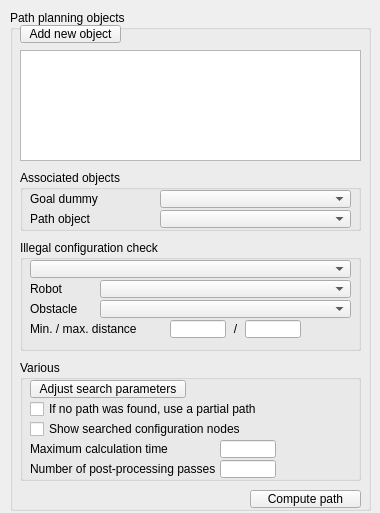
<?xml version="1.0" encoding="UTF-8"?>
<ui version="4.0">
 <class>CQDlgPathPlanning</class>
 <widget class="QDialog" name="CQDlgPathPlanning">
  <property name="geometry">
   <rect>
    <x>0</x>
    <y>0</y>
    <width>380</width>
    <height>513</height>
   </rect>
  </property>
  <property name="windowTitle">
   <string>Path Planning</string>
  </property>
  <property name="locale">
   <locale language="English" country="UnitedStates"/>
  </property>
  <widget class="QGroupBox" name="groupBox">
   <property name="geometry">
    <rect>
     <x>10</x>
     <y>10</y>
     <width>361</width>
     <height>501</height>
    </rect>
   </property>
   <property name="title">
    <string>Path planning objects</string>
   </property>
   <property name="flat">
    <bool>true</bool>
   </property>
   <widget class="QToolButton" name="qqAddNew">
    <property name="geometry">
     <rect>
      <x>10</x>
      <y>15</y>
      <width>101</width>
      <height>18</height>
     </rect>
    </property>
    <property name="focusPolicy">
     <enum>Qt::StrongFocus</enum>
    </property>
    <property name="text">
     <string>Add new object</string>
    </property>
   </widget>
   <widget class="QListWidget" name="qqList">
    <property name="geometry">
     <rect>
      <x>10</x>
      <y>40</y>
      <width>341</width>
      <height>111</height>
     </rect>
    </property>
   </widget>
   <widget class="QGroupBox" name="groupBox_2">
    <property name="geometry">
     <rect>
      <x>10</x>
      <y>160</y>
      <width>341</width>
      <height>61</height>
     </rect>
    </property>
    <property name="title">
     <string>Associated objects</string>
    </property>
    <property name="flat">
     <bool>true</bool>
    </property>
    <widget class="QLabel" name="label">
     <property name="geometry">
      <rect>
       <x>10</x>
       <y>20</y>
       <width>131</width>
       <height>18</height>
      </rect>
     </property>
     <property name="text">
      <string>Goal dummy</string>
     </property>
    </widget>
    <widget class="QComboBox" name="qqGoalCombo">
     <property name="geometry">
      <rect>
       <x>140</x>
       <y>20</y>
       <width>191</width>
       <height>18</height>
      </rect>
     </property>
    </widget>
    <widget class="QLabel" name="label_2">
     <property name="geometry">
      <rect>
       <x>10</x>
       <y>40</y>
       <width>131</width>
       <height>18</height>
      </rect>
     </property>
     <property name="text">
      <string>Path object</string>
     </property>
    </widget>
    <widget class="QComboBox" name="qqPathCombo">
     <property name="geometry">
      <rect>
       <x>140</x>
       <y>40</y>
       <width>191</width>
       <height>18</height>
      </rect>
     </property>
    </widget>
   </widget>
   <widget class="QGroupBox" name="groupBox_3">
    <property name="geometry">
     <rect>
      <x>10</x>
      <y>230</y>
      <width>341</width>
      <height>111</height>
     </rect>
    </property>
    <property name="title">
     <string>Illegal configuration check</string>
    </property>
    <property name="flat">
     <bool>true</bool>
    </property>
    <widget class="QComboBox" name="qqCheckTypeCombo">
     <property name="geometry">
      <rect>
       <x>10</x>
       <y>20</y>
       <width>321</width>
       <height>18</height>
      </rect>
     </property>
    </widget>
    <widget class="QLabel" name="label_3">
     <property name="geometry">
      <rect>
       <x>10</x>
       <y>80</y>
       <width>131</width>
       <height>18</height>
      </rect>
     </property>
     <property name="text">
      <string>Min. / max. distance</string>
     </property>
    </widget>
    <widget class="QLineEdit" name="qqMinDist">
     <property name="geometry">
      <rect>
       <x>150</x>
       <y>80</y>
       <width>56</width>
       <height>18</height>
      </rect>
     </property>
    </widget>
    <widget class="QLineEdit" name="qqMaxDist">
     <property name="geometry">
      <rect>
       <x>225</x>
       <y>80</y>
       <width>56</width>
       <height>18</height>
      </rect>
     </property>
    </widget>
    <widget class="QLabel" name="label_4">
     <property name="geometry">
      <rect>
       <x>10</x>
       <y>40</y>
       <width>71</width>
       <height>18</height>
      </rect>
     </property>
     <property name="text">
      <string>Robot</string>
     </property>
    </widget>
    <widget class="QComboBox" name="qqRobotCombo">
     <property name="geometry">
      <rect>
       <x>80</x>
       <y>40</y>
       <width>251</width>
       <height>18</height>
      </rect>
     </property>
    </widget>
    <widget class="QLabel" name="label_5">
     <property name="geometry">
      <rect>
       <x>10</x>
       <y>60</y>
       <width>71</width>
       <height>18</height>
      </rect>
     </property>
     <property name="text">
      <string>Obstacle</string>
     </property>
    </widget>
    <widget class="QComboBox" name="qqObstacleCombo">
     <property name="geometry">
      <rect>
       <x>80</x>
       <y>60</y>
       <width>251</width>
       <height>18</height>
      </rect>
     </property>
    </widget>
    <widget class="QLabel" name="label_6">
     <property name="geometry">
      <rect>
       <x>205</x>
       <y>80</y>
       <width>21</width>
       <height>18</height>
      </rect>
     </property>
     <property name="text">
      <string>/</string>
     </property>
     <property name="alignment">
      <set>Qt::AlignCenter</set>
     </property>
    </widget>
   </widget>
   <widget class="QGroupBox" name="groupBox_4">
    <property name="geometry">
     <rect>
      <x>10</x>
      <y>350</y>
      <width>341</width>
      <height>121</height>
     </rect>
    </property>
    <property name="title">
     <string>Various</string>
    </property>
    <property name="flat">
     <bool>true</bool>
    </property>
    <widget class="QToolButton" name="qqAdjustSearchParameters">
     <property name="geometry">
      <rect>
       <x>10</x>
       <y>20</y>
       <width>156</width>
       <height>18</height>
      </rect>
     </property>
     <property name="focusPolicy">
      <enum>Qt::StrongFocus</enum>
     </property>
     <property name="text">
      <string>Adjust search parameters</string>
     </property>
    </widget>
    <widget class="QCheckBox" name="qqUsePartialPath">
     <property name="geometry">
      <rect>
       <x>10</x>
       <y>40</y>
       <width>251</width>
       <height>18</height>
      </rect>
     </property>
     <property name="focusPolicy">
      <enum>Qt::StrongFocus</enum>
     </property>
     <property name="text">
      <string>If no path was found, use a partial path</string>
     </property>
    </widget>
    <widget class="QCheckBox" name="qqShowNodes">
     <property name="geometry">
      <rect>
       <x>10</x>
       <y>60</y>
       <width>261</width>
       <height>18</height>
      </rect>
     </property>
     <property name="focusPolicy">
      <enum>Qt::StrongFocus</enum>
     </property>
     <property name="text">
      <string>Show searched configuration nodes</string>
     </property>
    </widget>
    <widget class="QLabel" name="label_14">
     <property name="geometry">
      <rect>
       <x>10</x>
       <y>80</y>
       <width>191</width>
       <height>18</height>
      </rect>
     </property>
     <property name="text">
      <string>Maximum calculation time</string>
     </property>
    </widget>
    <widget class="QLineEdit" name="qqMaxCalcTime">
     <property name="geometry">
      <rect>
       <x>200</x>
       <y>80</y>
       <width>56</width>
       <height>18</height>
      </rect>
     </property>
    </widget>
    <widget class="QLineEdit" name="qqPostProcessingPasses">
     <property name="geometry">
      <rect>
       <x>200</x>
       <y>100</y>
       <width>56</width>
       <height>18</height>
      </rect>
     </property>
    </widget>
    <widget class="QLabel" name="label_15">
     <property name="geometry">
      <rect>
       <x>10</x>
       <y>100</y>
       <width>191</width>
       <height>18</height>
      </rect>
     </property>
     <property name="text">
      <string>Number of post-processing passes</string>
     </property>
    </widget>
   </widget>
   <widget class="QToolButton" name="qqComputePath">
    <property name="geometry">
     <rect>
      <x>240</x>
      <y>480</y>
      <width>111</width>
      <height>18</height>
     </rect>
    </property>
    <property name="focusPolicy">
     <enum>Qt::StrongFocus</enum>
    </property>
    <property name="text">
     <string>Compute path</string>
    </property>
   </widget>
  </widget>
 </widget>
 <tabstops>
  <tabstop>qqAddNew</tabstop>
  <tabstop>qqList</tabstop>
  <tabstop>qqGoalCombo</tabstop>
  <tabstop>qqPathCombo</tabstop>
  <tabstop>qqCheckTypeCombo</tabstop>
  <tabstop>qqRobotCombo</tabstop>
  <tabstop>qqObstacleCombo</tabstop>
  <tabstop>qqMinDist</tabstop>
  <tabstop>qqMaxDist</tabstop>
  <tabstop>qqAdjustSearchParameters</tabstop>
  <tabstop>qqUsePartialPath</tabstop>
  <tabstop>qqShowNodes</tabstop>
  <tabstop>qqMaxCalcTime</tabstop>
  <tabstop>qqPostProcessingPasses</tabstop>
  <tabstop>qqComputePath</tabstop>
 </tabstops>
 <resources/>
 <connections/>
</ui>
